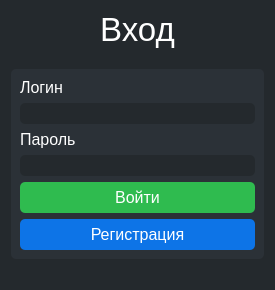
<?xml version="1.0" encoding="UTF-8"?>
<ui version="4.0">
 <class>Dialog</class>
 <widget class="QDialog" name="Dialog">
  <property name="geometry">
   <rect>
    <x>0</x>
    <y>0</y>
    <width>275</width>
    <height>290</height>
   </rect>
  </property>
  <property name="sizePolicy">
   <sizepolicy hsizetype="Fixed" vsizetype="Fixed">
    <horstretch>0</horstretch>
    <verstretch>0</verstretch>
   </sizepolicy>
  </property>
  <property name="minimumSize">
   <size>
    <width>275</width>
    <height>290</height>
   </size>
  </property>
  <property name="maximumSize">
   <size>
    <width>275</width>
    <height>290</height>
   </size>
  </property>
  <property name="windowTitle">
   <string>Dialog</string>
  </property>
  <property name="styleSheet">
   <string notr="true">background-color:rgb(36,41,45);</string>
  </property>
  <layout class="QGridLayout" name="gridLayout">
   <item row="1" column="0">
    <spacer name="verticalSpacer">
     <property name="orientation">
      <enum>Qt::Vertical</enum>
     </property>
     <property name="sizeHint" stdset="0">
      <size>
       <width>20</width>
       <height>40</height>
      </size>
     </property>
    </spacer>
   </item>
   <item row="4" column="0" colspan="2">
    <widget class="QLabel" name="label">
     <property name="font">
      <font>
       <family>Tahoma</family>
      </font>
     </property>
     <property name="styleSheet">
      <string notr="true">color:rgb(255,0,0)</string>
     </property>
     <property name="text">
      <string/>
     </property>
     <property name="alignment">
      <set>Qt::AlignRight|Qt::AlignTrailing|Qt::AlignVCenter</set>
     </property>
    </widget>
   </item>
   <item row="3" column="0" colspan="2">
    <widget class="QWidget" name="formWidget" native="true">
     <property name="styleSheet">
      <string notr="true">background-color:rgb(43,49,55);
border-radius:5px;
border-width:2px;</string>
     </property>
     <layout class="QVBoxLayout" name="verticalLayout">
      <item>
       <widget class="QLabel" name="loginLabel">
        <property name="font">
         <font>
          <family>Tahoma</family>
          <pointsize>12</pointsize>
         </font>
        </property>
        <property name="styleSheet">
         <string notr="true">color:rgb(255,255,255);</string>
        </property>
        <property name="text">
         <string>Логин</string>
        </property>
        <property name="alignment">
         <set>Qt::AlignLeading|Qt::AlignLeft|Qt::AlignVCenter</set>
        </property>
       </widget>
      </item>
      <item>
       <widget class="QLineEdit" name="loginEdit">
        <property name="font">
         <font>
          <family>Tahoma</family>
          <pointsize>12</pointsize>
         </font>
        </property>
        <property name="autoFillBackground">
         <bool>false</bool>
        </property>
        <property name="styleSheet">
         <string notr="true">color:rgb(255,255,255);background-color:rgb(36,41,45);font-size:12pt;
border-radius:5px;
border-width:2px;</string>
        </property>
        <property name="inputMethodHints">
         <set>Qt::ImhNone</set>
        </property>
        <property name="echoMode">
         <enum>QLineEdit::Normal</enum>
        </property>
       </widget>
      </item>
      <item>
       <widget class="QLabel" name="passwordLabel">
        <property name="font">
         <font>
          <family>Tahoma</family>
          <pointsize>12</pointsize>
         </font>
        </property>
        <property name="styleSheet">
         <string notr="true">color:rgb(255,255,255);</string>
        </property>
        <property name="text">
         <string>Пароль</string>
        </property>
        <property name="alignment">
         <set>Qt::AlignLeading|Qt::AlignLeft|Qt::AlignVCenter</set>
        </property>
       </widget>
      </item>
      <item>
       <widget class="QLineEdit" name="passwordEdit">
        <property name="font">
         <font>
          <family>Tahoma</family>
          <pointsize>12</pointsize>
         </font>
        </property>
        <property name="styleSheet">
         <string notr="true">color:rgb(255,255,255);background-color:rgb(36,41,45);font-size:12pt;
border-radius:5px;
border-width:2px;</string>
        </property>
        <property name="echoMode">
         <enum>QLineEdit::Password</enum>
        </property>
        <property name="placeholderText">
         <string/>
        </property>
       </widget>
      </item>
      <item>
       <widget class="QPushButton" name="loginButton">
        <property name="enabled">
         <bool>true</bool>
        </property>
        <property name="palette">
         <palette>
          <active>
           <colorrole role="WindowText">
            <brush brushstyle="SolidPattern">
             <color alpha="255">
              <red>255</red>
              <green>255</green>
              <blue>255</blue>
             </color>
            </brush>
           </colorrole>
           <colorrole role="Button">
            <brush brushstyle="SolidPattern">
             <color alpha="255">
              <red>47</red>
              <green>187</green>
              <blue>79</blue>
             </color>
            </brush>
           </colorrole>
           <colorrole role="Text">
            <brush brushstyle="SolidPattern">
             <color alpha="255">
              <red>255</red>
              <green>255</green>
              <blue>255</blue>
             </color>
            </brush>
           </colorrole>
           <colorrole role="ButtonText">
            <brush brushstyle="SolidPattern">
             <color alpha="255">
              <red>255</red>
              <green>255</green>
              <blue>255</blue>
             </color>
            </brush>
           </colorrole>
           <colorrole role="Base">
            <brush brushstyle="SolidPattern">
             <color alpha="255">
              <red>47</red>
              <green>187</green>
              <blue>79</blue>
             </color>
            </brush>
           </colorrole>
           <colorrole role="Window">
            <brush brushstyle="SolidPattern">
             <color alpha="255">
              <red>47</red>
              <green>187</green>
              <blue>79</blue>
             </color>
            </brush>
           </colorrole>
          </active>
          <inactive>
           <colorrole role="WindowText">
            <brush brushstyle="SolidPattern">
             <color alpha="255">
              <red>255</red>
              <green>255</green>
              <blue>255</blue>
             </color>
            </brush>
           </colorrole>
           <colorrole role="Button">
            <brush brushstyle="SolidPattern">
             <color alpha="255">
              <red>47</red>
              <green>187</green>
              <blue>79</blue>
             </color>
            </brush>
           </colorrole>
           <colorrole role="Text">
            <brush brushstyle="SolidPattern">
             <color alpha="255">
              <red>255</red>
              <green>255</green>
              <blue>255</blue>
             </color>
            </brush>
           </colorrole>
           <colorrole role="ButtonText">
            <brush brushstyle="SolidPattern">
             <color alpha="255">
              <red>255</red>
              <green>255</green>
              <blue>255</blue>
             </color>
            </brush>
           </colorrole>
           <colorrole role="Base">
            <brush brushstyle="SolidPattern">
             <color alpha="255">
              <red>47</red>
              <green>187</green>
              <blue>79</blue>
             </color>
            </brush>
           </colorrole>
           <colorrole role="Window">
            <brush brushstyle="SolidPattern">
             <color alpha="255">
              <red>47</red>
              <green>187</green>
              <blue>79</blue>
             </color>
            </brush>
           </colorrole>
          </inactive>
          <disabled>
           <colorrole role="WindowText">
            <brush brushstyle="SolidPattern">
             <color alpha="255">
              <red>255</red>
              <green>255</green>
              <blue>255</blue>
             </color>
            </brush>
           </colorrole>
           <colorrole role="Button">
            <brush brushstyle="SolidPattern">
             <color alpha="255">
              <red>47</red>
              <green>187</green>
              <blue>79</blue>
             </color>
            </brush>
           </colorrole>
           <colorrole role="Text">
            <brush brushstyle="SolidPattern">
             <color alpha="255">
              <red>255</red>
              <green>255</green>
              <blue>255</blue>
             </color>
            </brush>
           </colorrole>
           <colorrole role="ButtonText">
            <brush brushstyle="SolidPattern">
             <color alpha="255">
              <red>255</red>
              <green>255</green>
              <blue>255</blue>
             </color>
            </brush>
           </colorrole>
           <colorrole role="Base">
            <brush brushstyle="SolidPattern">
             <color alpha="255">
              <red>47</red>
              <green>187</green>
              <blue>79</blue>
             </color>
            </brush>
           </colorrole>
           <colorrole role="Window">
            <brush brushstyle="SolidPattern">
             <color alpha="255">
              <red>47</red>
              <green>187</green>
              <blue>79</blue>
             </color>
            </brush>
           </colorrole>
          </disabled>
         </palette>
        </property>
        <property name="font">
         <font>
          <family>Tahoma</family>
          <pointsize>12</pointsize>
         </font>
        </property>
        <property name="layoutDirection">
         <enum>Qt::LeftToRight</enum>
        </property>
        <property name="autoFillBackground">
         <bool>false</bool>
        </property>
        <property name="styleSheet">
         <string notr="true">border-radius:5px;
border-width:2px;
padding:6px;
border-color:rgb(47,187,79);
background-color:rgb(47,187,79);
color:rgb(255,255,255);
font-size:12pt;</string>
        </property>
        <property name="text">
         <string>Войти</string>
        </property>
        <property name="default">
         <bool>false</bool>
        </property>
       </widget>
      </item>
      <item>
       <widget class="QPushButton" name="registerButton">
        <property name="font">
         <font>
          <family>Tahoma</family>
          <pointsize>12</pointsize>
         </font>
        </property>
        <property name="styleSheet">
         <string notr="true">border-radius:5px;
border-width:2px;
padding:6px;
border-color:rgb(13,116,231);
background-color:rgb(13,116,231);
color:rgb(255,255,255);
font-size:12pt;</string>
        </property>
        <property name="text">
         <string>Регистрация</string>
        </property>
       </widget>
      </item>
     </layout>
    </widget>
   </item>
   <item row="0" column="0" colspan="2">
    <widget class="QLabel" name="loginTitle">
     <property name="font">
      <font>
       <family>Tahoma</family>
       <pointsize>25</pointsize>
      </font>
     </property>
     <property name="layoutDirection">
      <enum>Qt::LeftToRight</enum>
     </property>
     <property name="styleSheet">
      <string notr="true">color:rgb(255,255,255);font-size:25pt;</string>
     </property>
     <property name="text">
      <string>Вход</string>
     </property>
     <property name="textFormat">
      <enum>Qt::PlainText</enum>
     </property>
     <property name="alignment">
      <set>Qt::AlignCenter</set>
     </property>
    </widget>
   </item>
  </layout>
 </widget>
 <resources/>
 <connections/>
</ui>
